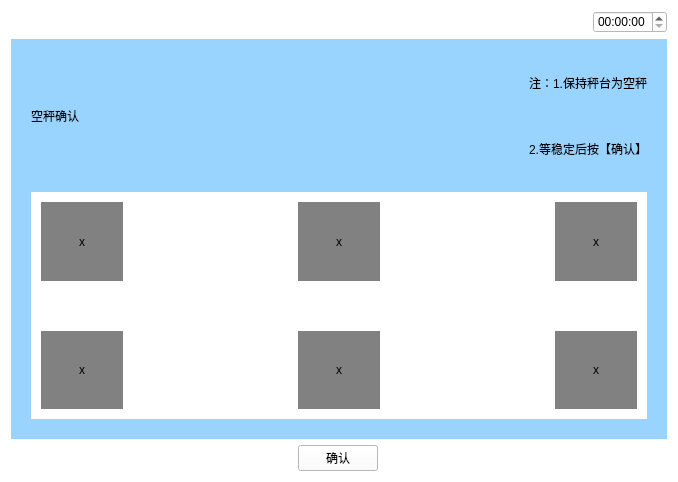
<?xml version="1.0" encoding="UTF-8"?>
<ui version="4.0">
 <class>Kongchengqueren</class>
 <widget class="QWidget" name="Kongchengqueren">
  <property name="geometry">
   <rect>
    <x>0</x>
    <y>0</y>
    <width>678</width>
    <height>482</height>
   </rect>
  </property>
  <property name="windowTitle">
   <string>Form</string>
  </property>
  <property name="styleSheet">
   <string notr="true">background-color: rgb(255, 255, 255);</string>
  </property>
  <layout class="QVBoxLayout" name="verticalLayout_3" stretch="1,5,1">
   <item>
    <layout class="QHBoxLayout" name="horizontalLayout_5">
     <item>
      <widget class="QPushButton" name="pushButton">
       <property name="text">
        <string/>
       </property>
       <property name="icon">
        <iconset resource="myimages.qrc">
         <normaloff>:/image/images/4g.png</normaloff>:/image/images/4g.png</iconset>
       </property>
       <property name="flat">
        <bool>true</bool>
       </property>
      </widget>
     </item>
     <item>
      <widget class="QPushButton" name="pushButton_2">
       <property name="text">
        <string/>
       </property>
       <property name="icon">
        <iconset resource="myimages.qrc">
         <normaloff>:/image/images/wireless.svg</normaloff>:/image/images/wireless.svg</iconset>
       </property>
       <property name="flat">
        <bool>true</bool>
       </property>
      </widget>
     </item>
     <item>
      <widget class="QPushButton" name="pushButton_3">
       <property name="text">
        <string/>
       </property>
       <property name="icon">
        <iconset resource="myimages.qrc">
         <normaloff>:/image/images/bl.svg</normaloff>:/image/images/bl.svg</iconset>
       </property>
       <property name="flat">
        <bool>true</bool>
       </property>
      </widget>
     </item>
     <item>
      <widget class="QPushButton" name="pushButton_4">
       <property name="text">
        <string/>
       </property>
       <property name="icon">
        <iconset resource="myimages.qrc">
         <normaloff>:/image/images/locate.svg</normaloff>:/image/images/locate.svg</iconset>
       </property>
       <property name="flat">
        <bool>true</bool>
       </property>
      </widget>
     </item>
     <item>
      <spacer name="horizontalSpacer_4">
       <property name="orientation">
        <enum>Qt::Horizontal</enum>
       </property>
       <property name="sizeHint" stdset="0">
        <size>
         <width>40</width>
         <height>20</height>
        </size>
       </property>
      </spacer>
     </item>
     <item>
      <widget class="QTimeEdit" name="timeEdit_2"/>
     </item>
    </layout>
   </item>
   <item>
    <widget class="QWidget" name="widget" native="true">
     <property name="sizePolicy">
      <sizepolicy hsizetype="Preferred" vsizetype="Preferred">
       <horstretch>0</horstretch>
       <verstretch>0</verstretch>
      </sizepolicy>
     </property>
     <property name="contextMenuPolicy">
      <enum>Qt::DefaultContextMenu</enum>
     </property>
     <property name="styleSheet">
      <string notr="true">background-color: rgb(153, 211, 255);</string>
     </property>
     <layout class="QVBoxLayout" name="verticalLayout_2" stretch="1,2">
      <property name="spacing">
       <number>20</number>
      </property>
      <property name="margin">
       <number>20</number>
      </property>
      <item>
       <layout class="QHBoxLayout" name="horizontalLayout">
        <item>
         <widget class="QLabel" name="label">
          <property name="text">
           <string>空秤确认</string>
          </property>
         </widget>
        </item>
        <item>
         <spacer name="horizontalSpacer">
          <property name="orientation">
           <enum>Qt::Horizontal</enum>
          </property>
          <property name="sizeHint" stdset="0">
           <size>
            <width>40</width>
            <height>20</height>
           </size>
          </property>
         </spacer>
        </item>
        <item>
         <layout class="QVBoxLayout" name="verticalLayout">
          <item>
           <widget class="QLabel" name="label_2">
            <property name="text">
             <string>注：1.保持秤台为空秤</string>
            </property>
           </widget>
          </item>
          <item>
           <widget class="QLabel" name="label_3">
            <property name="text">
             <string>2.等稳定后按【确认】</string>
            </property>
            <property name="alignment">
             <set>Qt::AlignRight|Qt::AlignTrailing|Qt::AlignVCenter</set>
            </property>
           </widget>
          </item>
         </layout>
        </item>
       </layout>
      </item>
      <item>
       <widget class="QWidget" name="widget_2" native="true">
        <property name="sizePolicy">
         <sizepolicy hsizetype="Preferred" vsizetype="Preferred">
          <horstretch>0</horstretch>
          <verstretch>0</verstretch>
         </sizepolicy>
        </property>
        <property name="styleSheet">
         <string notr="true">background-color: rgb(255, 255, 255);</string>
        </property>
        <layout class="QGridLayout" name="gridLayout">
         <property name="horizontalSpacing">
          <number>175</number>
         </property>
         <property name="verticalSpacing">
          <number>50</number>
         </property>
         <property name="margin">
          <number>10</number>
         </property>
         <item row="0" column="0">
          <widget class="QLabel" name="label_4">
           <property name="styleSheet">
            <string notr="true">background-color: rgb(129, 129, 129);</string>
           </property>
           <property name="text">
            <string>x</string>
           </property>
           <property name="alignment">
            <set>Qt::AlignCenter</set>
           </property>
          </widget>
         </item>
         <item row="0" column="1">
          <widget class="QLabel" name="label_10">
           <property name="styleSheet">
            <string notr="true">background-color: rgb(129, 129, 129);</string>
           </property>
           <property name="text">
            <string>x</string>
           </property>
           <property name="alignment">
            <set>Qt::AlignCenter</set>
           </property>
          </widget>
         </item>
         <item row="0" column="2">
          <widget class="QLabel" name="label_12">
           <property name="styleSheet">
            <string notr="true">background-color: rgb(129, 129, 129);</string>
           </property>
           <property name="text">
            <string>x</string>
           </property>
           <property name="alignment">
            <set>Qt::AlignCenter</set>
           </property>
          </widget>
         </item>
         <item row="1" column="0">
          <widget class="QLabel" name="label_5">
           <property name="styleSheet">
            <string notr="true">background-color: rgb(129, 129, 129);</string>
           </property>
           <property name="text">
            <string>x</string>
           </property>
           <property name="alignment">
            <set>Qt::AlignCenter</set>
           </property>
          </widget>
         </item>
         <item row="1" column="1">
          <widget class="QLabel" name="label_7">
           <property name="styleSheet">
            <string notr="true">background-color: rgb(129, 129, 129);</string>
           </property>
           <property name="text">
            <string>x</string>
           </property>
           <property name="alignment">
            <set>Qt::AlignCenter</set>
           </property>
          </widget>
         </item>
         <item row="1" column="2">
          <widget class="QLabel" name="label_11">
           <property name="styleSheet">
            <string notr="true">background-color: rgb(129, 129, 129);</string>
           </property>
           <property name="text">
            <string>x</string>
           </property>
           <property name="alignment">
            <set>Qt::AlignCenter</set>
           </property>
          </widget>
         </item>
        </layout>
       </widget>
      </item>
     </layout>
    </widget>
   </item>
   <item>
    <layout class="QHBoxLayout" name="horizontalLayout_2">
     <item>
      <widget class="QPushButton" name="returnIndex">
       <property name="font">
        <font>
         <family>AR PL UMing TW MBE</family>
        </font>
       </property>
       <property name="styleSheet">
        <string notr="true">border-image: url(:/image/images/index.svg);</string>
       </property>
       <property name="text">
        <string/>
       </property>
       <property name="icon">
        <iconset resource="myimages.qrc">
         <normaloff>:/image/images/index.svg</normaloff>:/image/images/index.svg</iconset>
       </property>
       <property name="iconSize">
        <size>
         <width>40</width>
         <height>40</height>
        </size>
       </property>
       <property name="flat">
        <bool>true</bool>
       </property>
      </widget>
     </item>
     <item>
      <spacer name="horizontalSpacer_2">
       <property name="orientation">
        <enum>Qt::Horizontal</enum>
       </property>
       <property name="sizeHint" stdset="0">
        <size>
         <width>40</width>
         <height>20</height>
        </size>
       </property>
      </spacer>
     </item>
     <item>
      <widget class="QPushButton" name="confirm">
       <property name="text">
        <string>确认</string>
       </property>
      </widget>
     </item>
     <item>
      <spacer name="horizontalSpacer_3">
       <property name="orientation">
        <enum>Qt::Horizontal</enum>
       </property>
       <property name="sizeHint" stdset="0">
        <size>
         <width>40</width>
         <height>20</height>
        </size>
       </property>
      </spacer>
     </item>
     <item>
      <widget class="QPushButton" name="returnPage">
       <property name="text">
        <string/>
       </property>
       <property name="icon">
        <iconset resource="myimages.qrc">
         <normaloff>:/image/images/shangyiye.svg</normaloff>:/image/images/shangyiye.svg</iconset>
       </property>
       <property name="iconSize">
        <size>
         <width>40</width>
         <height>40</height>
        </size>
       </property>
       <property name="flat">
        <bool>true</bool>
       </property>
      </widget>
     </item>
    </layout>
   </item>
  </layout>
 </widget>
 <resources>
  <include location="myimages.qrc"/>
 </resources>
 <connections/>
</ui>
